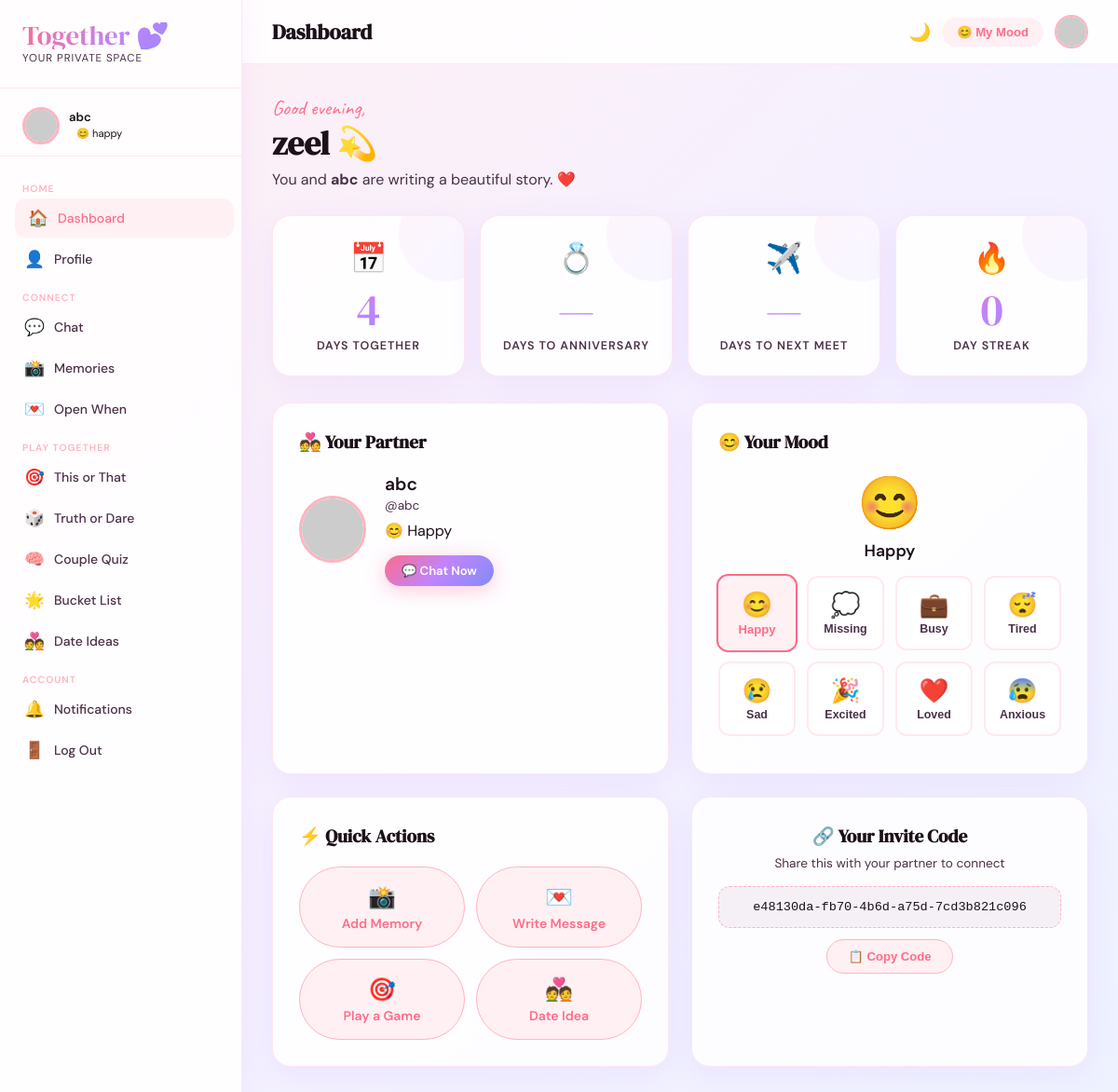
Page /dashboard/ (signed in) on the committed database.
### accounts/models.py (models this page shows, shortened)
class User(AbstractUser):
    avatar = models.ImageField(upload_to='avatars/', null=True, blank=True)
    bio = models.TextField(blank=True)
    nickname = models.CharField(max_length=50, blank=True)
    invite_code = models.UUIDField(default=uuid.uuid4, unique=True, editable=False)
    partner = models.OneToOneField('self', null=True, blank=True, on_delete=models.SET_NULL, related_name='partner_of')
    couple_since = models.DateField(null=True, blank=True)
    anniversary = models.DateField(null=True, blank=True)
    next_meeting = models.DateField(null=True, blank=True)
    current_mood = models.CharField(max_length=50, blank=True, default='happy')
    mood_message = models.CharField(max_length=200, blank=True)
    streak_count = models.IntegerField(default=0)
    last_active = models.DateTimeField(auto_now=True)
    theme_preference = models.CharField(max_length=20, default='light', choices=[('light','Light'),('dark','Dark')])
    def get_avatar_url(self):
        if self.avatar:
            return self.avatar.url
        return f"https://api.dicebear.com/7.x/adventurer/svg?seed={self.username}"
    def is_coupled(self):
        return self.partner is not None

### accounts/views.py (the view)
@login_required
def dashboard(request):
    user = request.user
    partner = user.partner
    from datetime import date
    today = date.today()
    days_together = None
    anniversary_countdown = None
    next_meeting_countdown = None
    if user.couple_since:
        days_together = (today - user.couple_since).days
    if user.anniversary:
        ann = user.anniversary.replace(year=today.year)
        if ann < today:
            ann = ann.replace(year=today.year + 1)
        anniversary_countdown = (ann - today).days
    if user.next_meeting:
        next_meeting_countdown = (user.next_meeting - today).days
    notifications = Notification.objects.filter(user=user, is_read=False).count()
    context = {
        'user': user, 'partner': partner,
        'days_together': days_together,
        'anniversary_countdown': anniversary_countdown,
        'next_meeting_countdown': next_meeting_countdown,
        'notifications': notifications,
    }
    return render(request, 'dashboard.html', context)

### templates/dashboard.html (shortened to what this page needs)
{% extends 'base.html' %}
{% block nav_dashboard %}active{% endblock %}
{% block page_title %}Dashboard{% endblock %}
{% block content %}
{% load static %}
<div style="margin-bottom:28px;" class="fade-in">
  <p class="handwriting">Good {% now "H" as hour %}{% if hour < 12 %}morning{% elif hour < 17 %}afternoon{% else %}evening{% endif %},</p>
  <h2 style="font-family:'DM Serif Display',serif;font-size:2.2rem;color:var(--ink);">{{ user.first_name|default:user.username }} 💫</h2>
  {% if user.is_coupled %}
  <p style="color:var(--ink-soft);margin-top:4px;">You and <strong>{{ user.partner.first_name|default:user.partner.username }}</strong> are writing a beautiful story. ❤️</p>
  {% endif %}
</div>
<div style="display:grid;grid-template-columns:repeat(auto-fit,minmax(160px,1fr));gap:16px;margin-bottom:28px;">
  <div class="glass-card stat-card fade-in">
    <div class="stat-emoji">📅</div>
    <div class="stat-number">{{ days_together|default:"0" }}</div>
    <div class="stat-label">Days Together</div>
  </div>
  <div class="glass-card stat-card fade-in stagger-1">
    <div class="stat-emoji">💍</div>
    <div class="stat-number">{{ anniversary_countdown|default:"—" }}</div>
    <div class="stat-label">Days to Anniversary</div>
  </div>
  <div class="glass-card stat-card fade-in stagger-2">
    <div class="stat-emoji">✈️</div>
    <div class="stat-number">{{ next_meeting_countdown|default:"—" }}</div>
    <div class="stat-label">Days to Next Meet</div>
  </div>
  <div class="glass-card stat-card fade-in stagger-3">
    <div class="stat-emoji">🔥</div>
    <div class="stat-number">{{ user.streak_count }}</div>
    <div class="stat-label">Day Streak</div>
  </div>
</div>
<div style="display:grid;grid-template-columns:1fr 1fr;gap:24px;" class="fade-in">
  {% if user.is_coupled %}
  <div class="glass-card" style="padding:28px;grid-column:span 1;">
    <h3 style="font-family:'DM Serif Display',serif;font-size:1.2rem;margin-bottom:20px;">💑 Your Partner</h3>
    <div style="display:flex;align-items:center;gap:20px;">
      <img src="{{ user.partner.get_avatar_url }}" alt="{{ user.partner.username }}" class="partner-avatar" style="width:72px;height:72px;">
      <div>
        <div style="font-size:1.2rem;font-weight:600;color:var(--ink);">{{ user.partner.first_name|default:user.partner.username }}</div>
        <div style="color:var(--ink-soft);font-size:0.85rem;margin-top:2px;">@{{ user.partner.username }}</div>
        <div class="partner-mood" style="margin-top:8px;">
          {% if user.partner.current_mood == 'happy' %}😊 Happy
          {% elif user.partner.current_mood == 'missing' %}💭 Missing You
          {% elif user.partner.current_mood == 'busy' %}💼 Busy
          {% elif user.partner.current_mood == 'tired' %}😴 Tired
          {% elif user.partner.current_mood == 'sad' %}😢 Sad
          {% elif user.partner.current_mood == 'excited' %}🎉 Excited
          {% elif user.partner.current_mood == 'love' %}❤️ Feeling Loved
          {% else %}✨ Online{% endif %}
        </div>
        <div style="margin-top:16px;">
          <a href="{% url 'chat' %}" class="btn-primary-custom" style="font-size:0.82rem;padding:8px 18px;">💬 Chat Now</a>
        </div>
      </div>
    </div>
  </div>
  {% endif %}
  <div class="glass-card" style="padding:28px;">
    <h3 style="font-family:'DM Serif Display',serif;font-size:1.2rem;margin-bottom:16px;">😊 Your Mood</h3>
    <div style="text-align:center;margin-bottom:16px;">
      <div style="font-size:3.5rem;">
        {% if user.current_mood == 'happy' %}😊{% elif user.current_mood == 'missing' %}💭{% elif user.current_mood == 'busy' %}💼{% elif user.current_mood == 'tired' %}😴{% elif user.current_mood == 'sad' %}😢{% elif user.current_mood == 'excited' %}🎉{% elif user.current_mood == 'love' %}❤️{% elif user.current_mood == 'anxious' %}😰{% else %}✨{% endif %}
      </div>
      <div style="font-size:1.1rem;font-weight:600;color:var(--ink);margin-top:4px;">{{ user.current_mood|title|default:"Happy" }}</div>
    </div>
    <form method="post" action="{% url 'update_mood' %}">
      <div class="mood-grid" style="margin-bottom:12px;">
        <button type="submit" name="mood" value="happy" class="mood-btn {% if user.current_mood == 'happy' %}active{% endif %}"><span class="mood-emoji">😊</span>Happy</button>
        <button type="submit" name="mood" value="missing" class="mood-btn {% if user.current_mood == 'missing' %}active{% endif %}"><span class="mood-emoji">💭</span>Missing</button>
        <button type="submit" name="mood" value="busy" class="mood-btn {% if user.current_mood == 'busy' %}active{% endif %}"><span class="mood-emoji">💼</span>Busy</button>
        <button type="submit" name="mood" value="tired" class="mood-btn {% if user.current_mood == 'tired' %}active{% endif %}"><span class="mood-emoji">😴</span>Tired</button>
        <button type="submit" name="mood" value="sad" class="mood-btn {% if user.current_mood == 'sad' %}active{% endif %}"><span class="mood-emoji">😢</span>Sad</button>
        <button type="submit" name="mood" value="excited" class="mood-btn {% if user.current_mood == 'excited' %}active{% endif %}"><span class="mood-emoji">🎉</span>Excited</button>
        <button type="submit" name="mood" value="love" class="mood-btn {% if user.current_mood == 'love' %}active{% endif %}"><span class="mood-emoji">❤️</span>Loved</button>
        <button type="submit" name="mood" value="anxious" class="mood-btn {% if user.current_mood == 'anxious' %}active{% endif %}"><span class="mood-emoji">😰</span>Anxious</button>
      </div>
    </form>
  </div>
  <div class="glass-card" style="padding:28px;">
    <h3 style="font-family:'DM Serif Display',serif;font-size:1.2rem;margin-bottom:20px;">⚡ Quick Actions</h3>
    <div style="display:grid;grid-template-columns:1fr 1fr;gap:12px;">
      <a href="{% url 'memory_create' %}" class="btn-soft" style="justify-content:center;flex-direction:column;text-align:center;padding:16px;gap:4px;">
        <span style="font-size:1.5rem;">📸</span>
        <span>Add Memory</span>
      </a>
      <a href="{% url 'open_when_create' %}" class="btn-soft" style="justify-content:center;flex-direction:column;text-align:center;padding:16px;gap:4px;">
        <span style="font-size:1.5rem;">💌</span>
        <span>Write Message</span>
      </a>
      <a href="{% url 'this_or_that' %}" class="btn-soft" style="justify-content:center;flex-direction:column;text-align:center;padding:16px;gap:4px;">
        <span style="font-size:1.5rem;">🎯</span>
        <span>Play a Game</span>
      </a>
      <a href="{% url 'date_ideas' %}" class="btn-soft" style="justify-content:center;flex-direction:column;text-align:center;padding:16px;gap:4px;">
        <span style="font-size:1.5rem;">💑</span>
        <span>Date Idea</span>
      </a>
    </div>
  </div>
  <div class="glass-card" style="padding:28px;text-align:center;">
    <h3 style="font-family:'DM Serif Display',serif;font-size:1.2rem;margin-bottom:8px;">🔗 Your Invite Code</h3>
    <p style="color:var(--ink-soft);font-size:0.85rem;margin-bottom:16px;">Share this with your partner to connect</p>
    <div id="inviteCode" style="font-family:monospace;background:var(--mist);padding:14px 20px;border-radius:12px;font-size:0.85rem;color:var(--ink);border:1.5px dashed var(--rose-light);cursor:pointer;user-select:all;word-break:break-all;" onclick="copyCode(this)">
      {{ user.invite_code }}
    </div>
    <button onclick="copyCode(document.getElementById('inviteCode'))" class="btn-soft" style="margin-top:12px;font-size:0.82rem;">📋 Copy Code</button>
  </div>
</div>
{% endblock %}

### templates/base.html (shortened to what this page needs)
<!DOCTYPE html>
<html lang="en" data-theme="{{ request.user.theme_preference|default:'light' }}">
<head>
  <link rel="stylesheet" href="https://cdnjs.cloudflare.com/ajax/libs/font-awesome/6.5.0/css/all.min.css">
  {% load static %}
  <link rel="stylesheet" href="{% static 'css/together.css' %}">
</head>
<body>
{% if user.is_authenticated %}
<aside class="sidebar" id="sidebar">
  <div class="sidebar-logo">
    <div class="brand">Together 💕</div>
    <div class="tagline">your private space</div>
  </div>
  {% if user.is_coupled %}
  <div style="padding: 12px 24px; border-bottom: 1px solid var(--card-border); margin-bottom: 8px;">
    <div style="display:flex;align-items:center;gap:10px;">
      <img src="{{ user.partner.get_avatar_url }}" alt="partner" class="partner-avatar" style="width:40px;height:40px;">
      <div>
        <div style="font-size:0.82rem;font-weight:600;color:var(--ink);">{{ user.partner.first_name|default:user.partner.username }}</div>
        <div class="partner-mood" style="font-size:0.7rem;padding:2px 8px;">
          {% if user.partner.current_mood == 'happy' %}😊
          {% elif user.partner.current_mood == 'missing' %}💭
          {% elif user.partner.current_mood == 'busy' %}💼
          {% elif user.partner.current_mood == 'tired' %}😴
          {% elif user.partner.current_mood == 'sad' %}😢
          {% elif user.partner.current_mood == 'excited' %}🎉
          {% elif user.partner.current_mood == 'love' %}❤️
          {% else %}✨{% endif %}
          {{ user.partner.current_mood|default:"online" }}
        </div>
      </div>
    </div>
  </div>
  {% endif %}
  <nav class="sidebar-nav">
    <div class="nav-section-title">Home</div>
    <a href="{% url 'dashboard' %}" class="nav-link {% block nav_dashboard %}{% endblock %}">
      <span class="icon">🏠</span> Dashboard
    </a>
    <a href="{% url 'profile' %}" class="nav-link {% block nav_profile %}{% endblock %}">
      <span class="icon">👤</span> Profile
    </a>
    <div class="nav-section-title">Connect</div>
    <a href="{% url 'chat' %}" class="nav-link {% block nav_chat %}{% endblock %}">
      <span class="icon">💬</span> Chat
    </a>
    <a href="{% url 'memory_list' %}" class="nav-link {% block nav_memories %}{% endblock %}">
      <span class="icon">📸</span> Memories
    </a>
    <a href="{% url 'open_when_list' %}" class="nav-link {% block nav_openwhen %}{% endblock %}">
      <span class="icon">💌</span> Open When
    </a>
    <div class="nav-section-title">Play Together</div>
    <a href="{% url 'this_or_that' %}" class="nav-link {% block nav_tot %}{% endblock %}">
      <span class="icon">🎯</span> This or That
    </a>
    <a href="{% url 'truth_or_dare' %}" class="nav-link {% block nav_tod %}{% endblock %}">
      <span class="icon">🎲</span> Truth or Dare
    </a>
    <a href="{% url 'quiz' %}" class="nav-link {% block nav_quiz %}{% endblock %}">
      <span class="icon">🧠</span> Couple Quiz
    </a>
    <a href="{% url 'bucket_list' %}" class="nav-link {% block nav_bucket %}{% endblock %}">
      <span class="icon">🌟</span> Bucket List
    </a>
    <a href="{% url 'date_ideas' %}" class="nav-link {% block nav_date %}{% endblock %}">
      <span class="icon">💑</span> Date Ideas
    </a>
    <div class="nav-section-title">Account</div>
    <a href="{% url 'notifications' %}" class="nav-link {% block nav_notif %}{% endblock %}">
      <span class="icon">🔔</span> Notifications
    </a>
    <a href="{% url 'logout' %}" class="nav-link">
      <span class="icon">🚪</span> Log Out
    </a>
  </nav>
</aside>
<div class="main-content">
  <div class="topbar">
    <div style="display:flex;align-items:center;gap:16px;">
      <h1 class="topbar-title">{% block page_title %}{% endblock %}</h1>
    </div>
    <div style="display:flex;align-items:center;gap:12px;">
      <button onclick="toggleTheme()" style="background:none;border:none;cursor:pointer;font-size:1.2rem;" title="Toggle theme">
        <span id="themeIcon">{% if request.user.theme_preference == 'dark' %}☀️{% else %}🌙{% endif %}</span>
      </button>
      <div style="position:relative;">
        <button onclick="document.getElementById('moodPicker').classList.toggle('show')" style="background:var(--rose-pale);border:none;padding:8px 16px;border-radius:50px;cursor:pointer;font-size:0.82rem;color:var(--rose);font-weight:600;">
          {% if request.user.current_mood == 'happy' %}😊
          {% elif request.user.current_mood == 'missing' %}💭
          {% elif request.user.current_mood == 'busy' %}💼
          {% elif request.user.current_mood == 'sad' %}😢
          {% elif request.user.current_mood == 'excited' %}🎉
          {% else %}✨{% endif %}
          My Mood
        </button>
      </div>
      <img src="{{ request.user.get_avatar_url }}" alt="me" style="width:36px;height:36px;border-radius:50%;object-fit:cover;border:2px solid var(--rose-light);">
    </div>
  </div>
  <div class="content-area">
    {% block content %}{% endblock %}
  </div>
</div>
{% else %}
{% block fullpage %}{% endblock %}
{% endif %}
</body>
</html>

### rows in the picture
User: partner.first_name "abc", partner.current_mood "happy", first_name "zeel", streak_count "0", partner.username "abc", current_mood "Happy", invite_code "e48130da-fb70-4b6d-a75d-7cd3b821c096"

### other values in the picture
{{ days_together|default:"0" }} "4"
{{ anniversary_countdown|default:"—" }} "—"
{{ next_meeting_countdown|default:"—" }} "—"
